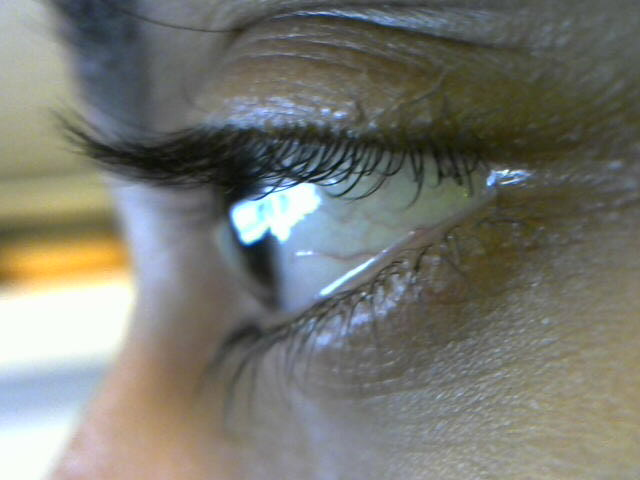
#> input picture attempts/image.jpg, 640 x 480 px, given in place of take1.mp4, which was not available
$ python hist.py
#> lines starting #> are read from the running program, lines starting #| are printed output that depends on the picture; after the words box and inside, x2 and y2 are one past the last pixel; in counts of white or black regions, pixels touching at a corner belong together; pictures that were not available may be replaced by others from this repository, and a replacement may not be noted
import numpy as np
import cv2
import scipy
from scipy import ndimage

cap = cv2.VideoCapture('/home/sasidhy1/Videos/samples/take1.mp4')
fgbg = cv2.BackgroundSubtractorMOG2()
blur_radius = 5.0
threshold = 50

while(True):
    # Capture frame-by-frame
    ret, frame = cap.read()
#> frame is the input picture: shape (480, 640, 3); mean B, G, R 113.3, 120.8, 119.9
    fgmask = fgbg.apply(frame)
#> fgmask: shape (480, 640); every value is 127
    frame = cv2.resize(frame,(640,480))
    fgmask = cv2.resize(fgmask,(640,480))

    # Our operations on the frame come here
    gray = cv2.cvtColor(frame, cv2.COLOR_BGR2GRAY)
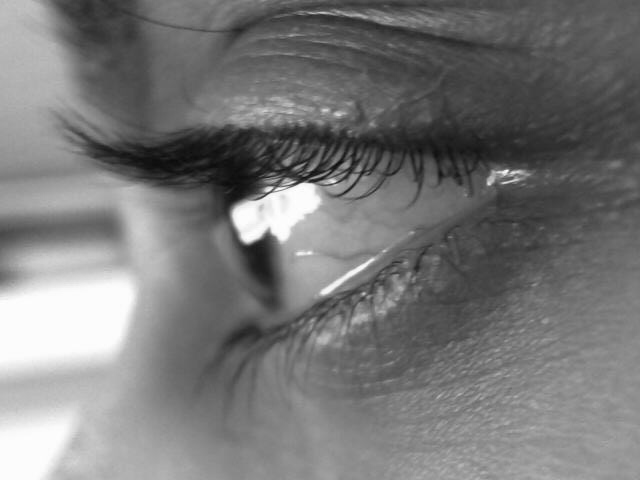
#> gray: shape (480, 640); min 10, max 255, mean 119.7
    smooth = ndimage.gaussian_filter(gray, blur_radius)
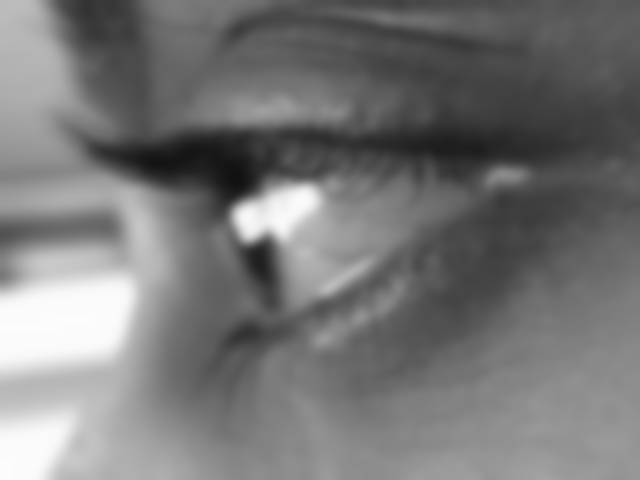
#> smooth: shape (480, 640); min 18, max 252, mean 118.7

    labeled, nr_objects = ndimage.label(smooth > threshold)
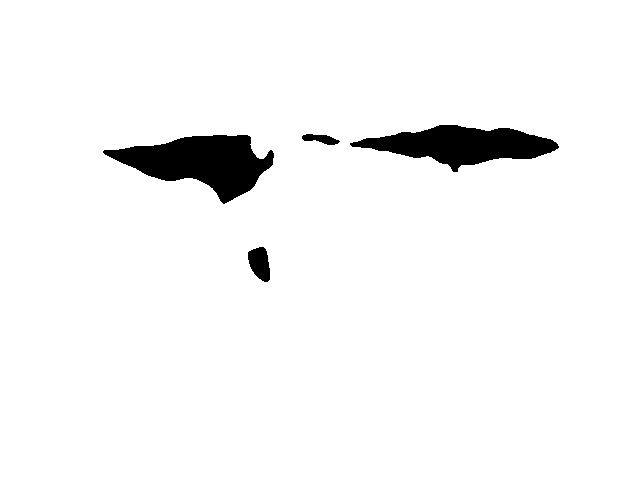
#> labeled: shape (480, 640) int32; values 0 (black) and 1 (white), 96.1% white; 4 black regions, box (x1, y1, x2, y2) and area: (103, 135, 274, 204) 6144, (350, 125, 559, 172) 5159, (248, 247, 270, 282) 559, (302, 134, 340, 145) 246
#> nr_objects = 1
    flip = cv2.flip(smooth,1)
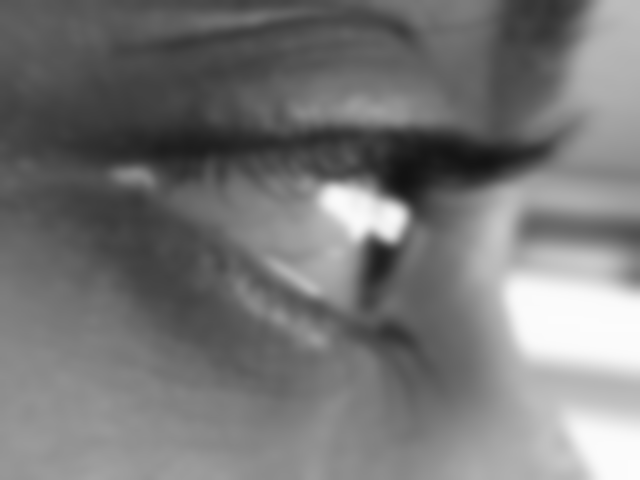
#> flip: shape (480, 640); min 18, max 252, mean 118.7

    cv2.putText(img = flip,
            text = 'objects: {}'.format(nr_objects),
            org = (20,20),
            fontFace = cv2.FONT_HERSHEY_DUPLEX,
            fontScale = 0.5,
            color = (0, 255, 0))
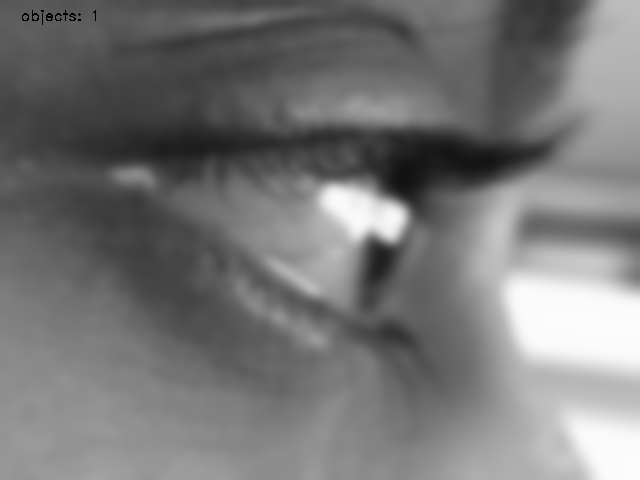
#> flip: shape (480, 640); 0.07% of pixels changed, all inside (x1, y1, x2, y2) = (22, 10, 96, 25)

    # Display the resulting frame
    cv2.imshow("stacked", frame)
    cv2.imshow("macked", fgmask)
    # cv2.imshow("stacked", np.hstack([frame, fgmask]))
    if cv2.waitKey(1) & 0xFF == ord('q'):
#> (key q is pressed here)
        break

# When everything done, release the capture
cap.release()
cv2.destroyAllWindows()
